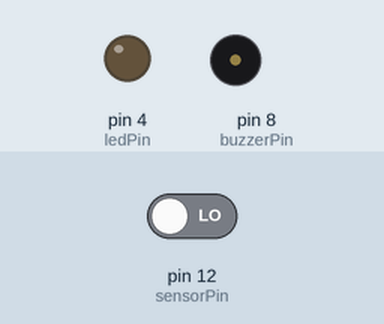
A sketch run on a simulated Arduino Uno, built with avr-gcc and run on an emulated ATmega328P. Parts: output pins drawn as LEDs (lit = HIGH), buzzer (waves = sounding). The inputs (shaded band) are chosen by the test bench; at power-on: pin 12 (sensorPin) LOW.

Above: at 1.2 s.
1.3 s: pin 12 (sensorPin) driven HIGH
At 2.4 s:
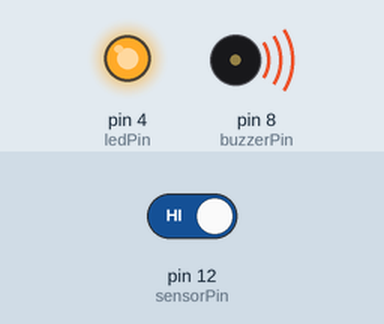
2.8 s: pin 12 (sensorPin) driven LOW
At 3.6 s:
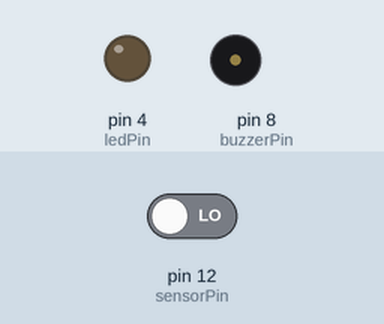
Timing chart, 0 to 5.8 s (numbered marks = the images above; inputs shaded):
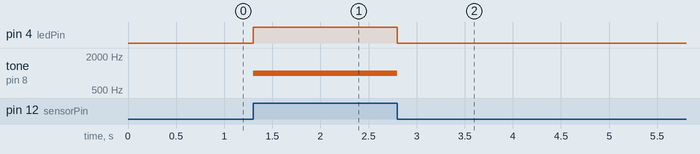

The sketch:

Testing.ino
```cpp
int sensorVal;
const int ledPin = 4;
const int sensorPin = 12;
const int buzzerPin = 8;


void setup(){
  Serial.begin(9600);
  pinMode(ledPin, OUTPUT);
  pinMode(sensorPin, INPUT);
  pinMode(buzzerPin, OUTPUT);
}


void loop(){

sensorVal = digitalRead(sensorPin);


if (sensorVal == HIGH){
  digitalWrite(ledPin, HIGH);
  tone(buzzerPin, 1000);

}

else {
  digitalWrite(ledPin, LOW);
  noTone(buzzerPin);
}
}
```

Measured:
- after the input at 1.3 s, pin 4 (ledPin): LOW → HIGH at once; tone on pin 8 (buzzerPin): silent → 1000 Hz at once
- after the input at 2.8 s, pin 4 (ledPin): HIGH → LOW at once; tone on pin 8 (buzzerPin): 1000 Hz → silent at once
